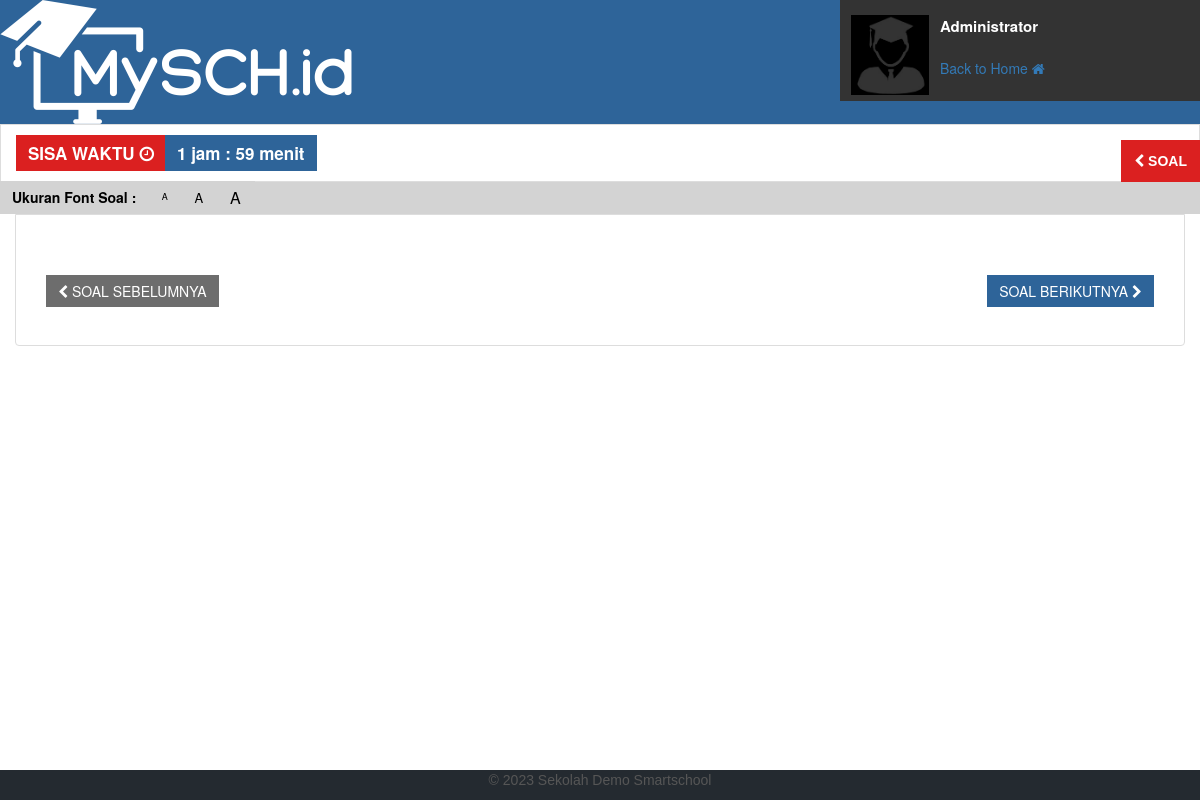
Page /preview/ujianstart.php (signed in) on the committed database.
### tables this page shows
CREATE TABLE `theme` (
  `id` int(11) NOT NULL,
  `warna` varchar(20) NOT NULL
);

CREATE TABLE `profil` (
  `id` int(11) NOT NULL,
  `n_sekolah` varchar(30) NOT NULL,
  `sub_n_sekolah` varchar(100) NOT NULL,
  `kode_sekolah` varchar(30) NOT NULL,
  `logo` varchar(30) NOT NULL,
  `logo_ujian` varchar(30) NOT NULL,
  `jenis_ujian` text NOT NULL,
  `kota` varchar(30) NOT NULL,
  `tanggal` text NOT NULL,
  `th_ajaran` varchar(15) NOT NULL,
  `logo_kota` varchar(30) NOT NULL,
  `web` varchar(30) NOT NULL,
  `bg_login` varchar(30) NOT NULL,
  `kepsek` varchar(50) NOT NULL,
  `nip` varchar(20) NOT NULL
);

CREATE TABLE `users` (
  `id` int(10) NOT NULL,
  `nip` varchar(100) NOT NULL,
  `nama` varchar(200) NOT NULL,
  `jabatan` text NOT NULL,
  `pass` varchar(255) NOT NULL,
  `Id_User` int(11) NOT NULL DEFAULT '1',
  `Id_Usergroup_User` int(11) NOT NULL DEFAULT '1',
  `foto` varchar(100) DEFAULT NULL,
  `instagram` varchar(100) NOT NULL,
  `youtube` varchar(100) NOT NULL,
  `phone` varchar(20) NOT NULL,
  `admin_su` varchar(2) NOT NULL DEFAULT '0'
);

### on-admin/conn/cek.php (called while the page is built, shortened)
<?php
if (!isset($_SESSION['admin']) || empty($_SESSION['admin'])) {
header('location:../admin/index.php');
} else {
$username=$_SESSION['admin'];
}
?>

### on-admin/conn/fungsi.php (called while the page is built, shortened)
<?php
$query = mysqli_query ($konek, "SELECT * FROM users WHERE nip='$username'");
$ar = mysqli_fetch_array ($query);
$nama=$ar['nama'];
?>

### preview/ujianstart.php (the view, shortened to what this page needs)
<?php
include ('../on-admin/conn/cek.php');
include ('../koneksi/koneksi.php');
include ('../on-admin/conn/fungsi.php');
?>
<html class="no-js" lang="en">
<html class="no-js" lang="en">
<?php
$qq = mysqli_query ($konek, "SELECT * FROM profil where id='1'");
						while ($xx = mysqli_fetch_array ($qq)){
?>
<link type="text/css" href="resizer.css" rel="stylesheet">
<head>
    <?php
    include "bundle/css.php";
    ?>
    <link rel="stylesheet" href="../aset/fa/css/font-awesome.css">
	<link rel="stylesheet" href="../aset/bootstrap/css/bootstrap.min.css">
</head>
<body class="font-medium" style="background-color:#FFFFFF">
<?php
	$querydosen = mysqli_query ($konek, "SELECT * FROM theme where id='2'");
						while ($oo = mysqli_fetch_array ($querydosen)){
						    $warna =$oo['warna'];
						    $warna = str_replace("blue", "#2e6499", $warna);
                            $warna = str_replace("red", "#dd4b39", $warna);
                            $warna = str_replace("yellow", "#f39c12", $warna);
                            $warna = str_replace("green", "#00a65a", $warna);
                            $warna = str_replace("purple", "#605ca8", $warna);
?>
<header style="background-color:<?php echo $warna;?> ; ">
    <div class="group">
        <div class="left" style="background-color:<?php echo $warna;?>"><img src="../aset/foto/<?php echo $xx['logo_ujian'];?>" style=" margin-left:0px;"></div>
        <?php }?>
    	    <div class="right">
			    <table width="100%" border="0" cellspacing="5px;" style="margin-top:10px">
				<tbody><tr><td rowspan="3" width="100px" align="center"><img src="avatar.gif" style=" margin-left:0px; margin-top:5px" class="foto"></td>
				</tr><tr><td><span class="user"><?php echo $nama; ?><br><?php echo $kelas; ?></span></td></tr>
				<tr><td><span class="log"><a href="../on-admin/index.php"><h5>Back to Home <i class="fa fa-home"></i></a></h5></span></td></tr>
			    </table>
            </div>
    </div>
</header>
        <div id="timer" class="list-group-item top-heading">
                <body onload=init() onunload=keluar()>
                <div class="btn-group" role="group" aria-label="Basic example">
                <button id="btni" type="button" class="btn btn-danger"><b>SISA WAKTU</b> <i class="fa fa-clock-o fa-spin"></i></button>
                <button type="button" class="btn btn-default" id="divwaktu"></button>
                </div>
                </body>
        </div>
        <div id="oket" class="resizer">
        <div class="btn-group" role="group" aria-label="Basic example">
        <button id="ket" type="button" class="btn btn-default"><b>Ukuran Font Soal : </b></button>
        <button id="ket1" type="button" class="sm btn btn-default">A</button>
        <button id="ket2" type="button" class="md btn btn-default">A</button>
        <button id="ket3" type="button" class="lg btn btn-default">A</button>
		</div>
	    </div>
<div class="container-fluid" style="width: 100%; height: 529px; overflow-y: scroll;">
<form action="../index.php" method="post" id="form1" name="form1">
<div class="list-group-item top-heading">
<br><br>
<div id="garistom" class="list-group-item top-heading">
<div class="tombol">
 <a id="prev">
 <button id="prev" class='btn btn-primary xxxx' style='float: left;'>
 <span class="hidden-xs hidden-sm"><i class="fa fa-chevron-left"></i> SOAL SEBELUMNYA</span>
 </button></a>
 <a id="next">
 <button id="next" class='btn btn-primary xxxx' style='float: right;'>
 <span class="hidden-xs hidden-sm">SOAL BERIKUTNYA <i class="fa fa-chevron-right"></i></span>
 </button></a>
</div>
</div>
</div>
</div>
<?php
include "footer.php";
?>
<div id="sidenav" class="sidenav">
  <div id="slidebtn" class="slideBtn">
    <div class="btn-group btn-group-md">
  <button id="hm" type="button" class="btnnav btn"><i class="fa fa-chevron-left"></i> <b>SOAL</b></button>
    </div>
  </div>
</div>
</body>
</html>
<?php }?>

### preview/footer.php (shortened to what this page needs)
<div class="footer">
  <p> &copy; <?php echo date("Y") ?> Sekolah Demo Smartschool </p>
</div>

### preview/resizer.css (style rules this page uses)
.resizer { cursor: pointer; margin-left: 0 }
#ket1 { font-size: 9px; width: 35px; height:33px; border-radius:0; z-index: 0; background-color: #d3d3d3; border:0; color: black; }
#ket2 { font-size: 13px; width: 35px; height:33px; border-radius:0; z-index: 0; background-color: #d3d3d3; border:0; color: black; }
#ket3 { border-radius:0; z-index: 0; height:33px; background-color: #d3d3d3; border:0; color: black; font-size: 16px; width: 40px; }
#btni { border-radius:0; z-index: 0; background-color: rgb(219, 32, 32);; border:0; font-size: 17px; cursor:default; pointer-events:none; }
#divwaktu { border-radius:0; z-index: 0; border:0; background-color: #2e6499; color: white; font-size: 17px; }
#ket { border-radius:0; z-index: 0; background-color: #d3d3d3; border:0; color: black; }
#oket { border-radius:0; z-index: 0; background-color: #d3d3d3; border:0; color: black; }
#prev { border-radius:0; z-index: 0; background-color: #6d6d6d; border:0; }
#next { border-radius:0; z-index: 0; background-color: #2e6499; border:0; }
body { background-color:gray; margin:0; padding:0; }
.sidenav { height: 100%; width: 0; position: fixed; z-index: 1; top: 0; right: 0; background-color: #ffffff; overflow-x: hidden; transition: 0.5s; padding-top: 30px; }
.slideBtn { transition: .5s; position: fixed; right: 0; font-size:13px; cursor:pointer; margin-right:0px; margin-top:110px; border-radius: 0px; font-family: sans-serif; z-index:-2; }
#garistom { border:0; margin-bottom:10px; }

### preview/bundle/css.php (style rules this page uses)
.left { float: left; width: 65%; }
.right { float: right; width: 30%; background-color: #333333; height:101px; color:#FFFFFF; font-size: 13px; font-style:normal; font-weight:normal; }
.user { color:#FFFFFF; font-size: 15px; font-style:normal; font-weight:bold; top:-20px; }
.log { color:#3799c2; font-size: 11px; font-style:normal; font-weight:bold; top:-20px; }
.group:after { content:""; display: table; clear: both; }
.foto { height:80px; }
.footer { position: fixed; left: 0; bottom: 0; width: 100%; background-color: #242a30; color: #565656; text-align: center; font-family: sans-serif; }
.tombol { position: sticky; left: 0; margin-bottom: 40px; width: 100%; background-color: #ffffff color: white; text-align: center; }
#divwaktu { cursor:default; pointer-events:none; font-weight: bold; }
#ket { cursor:default; }
#ket1 { cursor:zoom-out; }
#ket2 { cursor:pointer; }
#ket3 { cursor:zoom-in; }
#sidenav { box-shadow: -1px 10px 10px black; }
.footer { z-index:2; }
.btnnav { border:0px; }
#hm { border-radius:0;background-color:#db2020;color:white;height:42px; }

### preview/footer.php (style rules this page uses)
.footer { pointer-events: none; cursor: default; text-decoration: none; }

### rows in the picture
theme: profil.logo_ujian (picture)
users: nama "Administrator"
